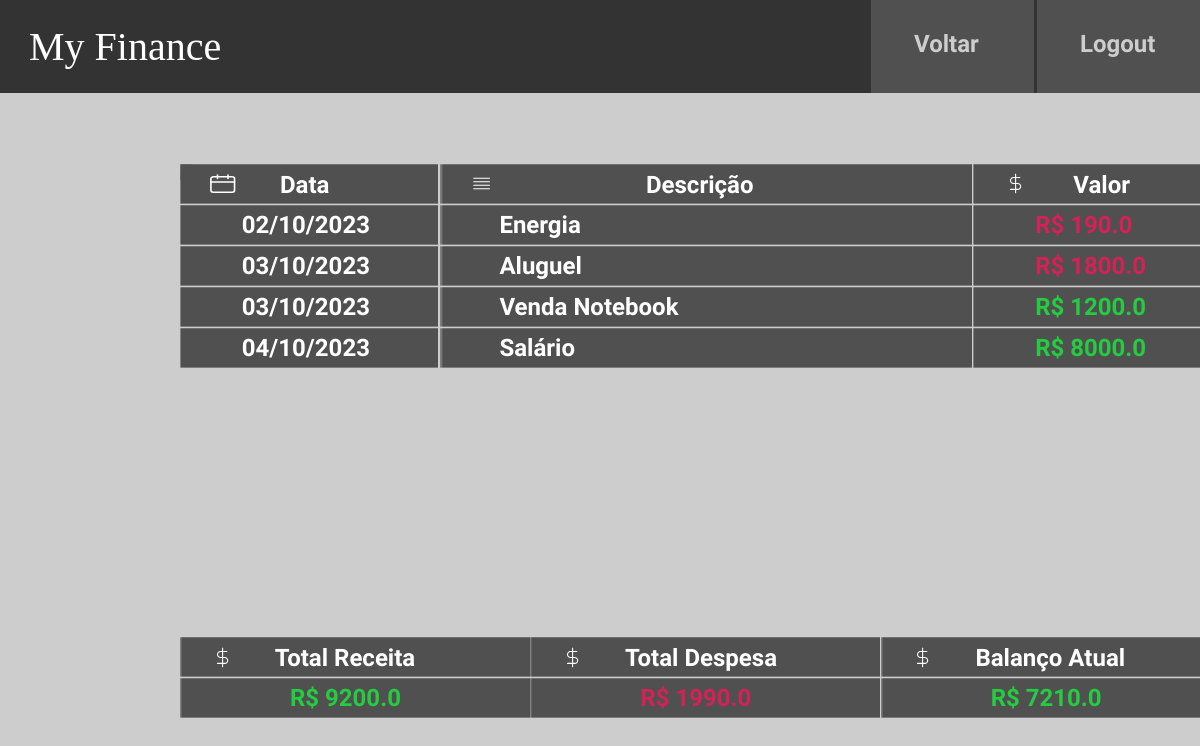
The page /transactions (signed in) on the database its author committed.
### my_finance/database/models.py (models this page shows)
class Transaction(Base):
    __tablename__ = 'transactions'
    id = Column(Integer, primary_key=True)
    amount = Column(Float, nullable=False)
    date = Column(Date, nullable=False)
    description = Column(String(255), nullable=False)
    type = Column(Enum(TransactionType), nullable=False)
    user_id = Column(Integer, ForeignKey('users.id'), nullable=False)
    user = relationship('User', lazy='select')

### my_finance/routers/transactions.py (the view)
@router.get(path="/transactions", summary="Gets the transactions page", tags=["Pages", "Transaction"], response_class=HTMLResponse)
async def get_income(request: Request, email: str = Depends(get_email_for_page)):
    transaction_service = TransactionService()
    transactions, summary = await transaction_service.get_transactions_by_user_email(email=email)
    context = {
        "request": request,
        "email": email,
        "transactions": transactions,
        **summary
    }
    return templates.TemplateResponse("transactions.html", context)

### templates/transactions.html (shortened to what this page needs)
<!DOCTYPE html>
<html lang="english">
<head>
</head>
<body>
    <link rel="stylesheet" href="../static/css/style.css" />
    <div>
        <link href="../static/css/trans_list.css" rel="stylesheet" />
        <div class="trans-list-container">
            <div class="trans-list-trans-list">
                <div class="trans-list-top-nav">
                    <img src="../static/img/topnav524-yls-200h.png" alt="TopNavBar1210"
                        class="trans-list-top-nav-bar" />
                    <span class="trans-list-header-text"><span>My Finance</span></span>
                </div>
                <a href="/">
                    <button class="trans-list-return">
                        <img src="../static/img/topNavButton.svg" alt="ButtonI125" class="trans-list-button" />
                        <span class="trans-list-text04"><span>Voltar</span></span>
                    </button>
                    <a>
                        <form id="logout-form" action="/logout" method="post">
                            <button class="trans-list-logout-button">
                                <img src="../static/img/topNavButton.svg" alt="Button1212" class="trans-list-button1" />
                                <span class="trans-list-text04"><span>Logout</span></span>
                            </button>
                        </form>
                        <div class="trans-list-table">
                            <img src="../static/img/background1821-wtph-600h.png" alt="background1821"
                                class="trans-list-background1" />
                            <div class="trans-list-header">
                                <div class="trans-list-data">
                                    <img src="../static/img/rectangle12i182.png" alt="Rectangle12I182"
                                        class="trans-list-rectangle12" />
                                    <span class="trans-list-text06"><span>Data</span></span>
                                    <img src="../static/img/feathericonsficalendari.svg"
                                        alt="FeatherIconsficalendarI182" class="trans-list-feather-iconsficalendar" />
                                </div>
                                <div class="trans-list-descrio">
                                    <img src="../static/img/rectangle12i182.png" alt="Rectangle12I182"
                                        class="trans-list-rectangle1201" />
                                    <span class="trans-list-text08"><span>Descrição</span></span>
                                    <img src="../static/img/feathericonsfialignjustifyi.svg"
                                        alt="FeatherIconsfialignjustifyI182"
                                        class="trans-list-feather-iconsfialignjustify" />
                                </div>
                                <div class="trans-list-valor">
                                    <img src="../static/img/rectangle12i182.png" alt="Rectangle12I182"
                                        class="trans-list-rectangle1202" />
                                    <span class="trans-list-text10"><span>Valor</span></span>
                                    <img src="../static/img/feathericonsfidollarsigni.svg"
                                        alt="FeatherIconsfidollarsignI182"
                                        class="trans-list-feather-iconsfidollarsign" />
                                </div>
                            </div>
                            {% for row in transactions %}
                            <div class="trans-list-row">
                                <div class="trans-list-data1">
                                    <img src="../static/img/rectangle12i182.png" alt="Rectangle12I182"
                                        class="trans-list-rectangle1209" />
                                    <span class="trans-list-text24"><span>{{ row['date'] }}</span></span>
                                </div>
                                <div class="trans-list-descrio1">
                                    <img src="../static/img/rectangle12i182.png" alt="Rectangle12I182"
                                        class="trans-list-rectangle1210" />
                                    <span class="trans-list-text26"><span>{{ row['description'] }}</span></span>
                                </div>
                                <div class="trans-list-valor1">
                                    <img src="../static/img/rectangle12i182.png" alt="Rectangle12I182"
                                        class="trans-list-rectangle1211" />
                                    {% if row['type'] == "Income" %}
                                    <span class="trans-list-text"><span style="color: rgba(37, 203, 64, 1)">R$ {{
                                            row['amount'] }}</span></span>
                                    {% else %}
                                    <span class="trans-list-text"><span style="color: rgba(211, 34, 87, 1)">R$ {{
                                            row['amount'] }}</span></span>
                                    {% endif %}
                                </div>
                            </div>
                            <form action="/transactions/{{ row['id'] }}/remove" method="post"
                                class="trans-list-remove-form">
                            </form>
                            {% endfor %}
                            <div class="trans-list-footer">
                                <div class="trans-list-footer-colunas">
                                    <div class="trans-list-balano">
                                        <img src="../static/img/rectangle12i182.png" alt="Rectangle121829"
                                            class="trans-list-rectangle1203" />
                                        <span class="trans-list-text12">
                                            <span>Balanço Atual</span>
                                        </span>
                                        <img src="../static/img/feathericonsfidollarsigni.svg"
                                            alt="FeatherIconsfidollarsign1829"
                                            class="trans-list-feather-iconsfidollarsign1" />
                                    </div>
                                    <div class="trans-list-despesa">
                                        <img src="../static/img/rectangle12i182.png" alt="Rectangle121829"
                                            class="trans-list-rectangle1204" />
                                        <span class="trans-list-text14">
                                            <span>Total Despesa</span>
                                        </span>
                                        <img src="../static/img/feathericonsfidollarsigni.svg"
                                            alt="FeatherIconsfidollarsign1829"
                                            class="trans-list-feather-iconsfidollarsign2" />
                                    </div>
                                    <div class="trans-list-receita">
                                        <img src="../static/img/rectangle12i182.png" alt="Rectangle121829"
                                            class="trans-list-rectangle1205" />
                                        <span class="trans-list-text16">
                                            <span>Total Receita</span>
                                        </span>
                                        <img src="../static/img/feathericonsfidollarsigni.svg"
                                            alt="FeatherIconsfidollarsign1829"
                                            class="trans-list-feather-iconsfidollarsign3" />
                                    </div>
                                </div>
                                <div class="trans-list-footer-valores">
                                    <div class="trans-list-balano1">
                                        <img src="../static/img/rectangle12i182.png" alt="Rectangle121829"
                                            class="trans-list-rectangle1206" />
                                        {% if balance_sign == "positive" %}
                                        <span class="trans-list-text02"><span style="color: rgba(37, 203, 64, 1)">R$ {{
                                                balance
                                                }}</span>
                                        {% else %}
                                        <span class="trans-list-text02" style="color: rgba(211, 34, 87, 1)">R$ {{
                                                balance
                                                }}</span>
                                        {% endif %}
                                    </div>
                                    <div class="trans-list-despesa1">
                                        <img src="../static/img/rectangle12i182.png" alt="Rectangle121829"
                                            class="trans-list-rectangle1207" />
                                        <span class="trans-list-text02"><span style="color: rgba(211, 34, 87, 1)">R$ {{
                                                }}</span></span>
                                    </div>
                                    <div class="trans-list-receita1">
                                        <img src="../static/img/rectangle12i182.png" alt="Rectangle121829"
                                            class="trans-list-rectangle1208" />
                                        <span class="trans-list-text02"><span style="color: rgba(37, 203, 64, 1)">R$ {{
                                                total_income
                                                }}</span></span>
                                    </div>
                                </div>
                            </div>
                        </div>
            </div>
        </div>
    </div>
</body>
</html>

### static/css/style.css (style rules this page uses)
:root { --dl-color-gray-500: #595959; --dl-color-gray-700: #999999; --dl-color-gray-900: #D9D9D9; --dl-size-size-large: 144px; --dl-size-size-small: 48px; --dl-color-danger-300: #A22020; --dl-color-danger-500: #BF2626; --dl-color-danger-700: #E14747; --dl-color-gray-black: #000000; --dl-color-gray-white: #FFFFFF; --dl-size-size-medium: 96px; --dl-size-size-xlarge: 192px; --dl-size-size-xsmall: 16px; --dl-space-space-unit: 16px; --dl-color-primary-100: #003EB3; --dl-color-primary-300: #0074F0; --dl-color-primary-500: #14A9FF; --dl-color-primary-700: #85DCFF; --dl-color-success-300: #199033; --dl-color-success-500: #32A94C; --dl-color-success-700: #4CC366; --dl-size-size-xxlarge: 288px; --dl-size-size-maxwidth: 1400px; --dl-radius-radius-round: 50%; --dl-space-space-halfunit: 8px; --dl-space-space-sixunits: 96px; --dl-space-space-twounits: 32px; --dl-radius-radius-radius2: 2px; --dl-radius-radius-radius4: 4px; --dl-radius-radius-radius8: 8px; --dl-space-space-fiveunits: 80px; --dl-space-space-fourunits: 64px; --dl-space-space-threeunits: 48px; --dl-space-space-oneandhalfunits: 24px; }

### templates/transactions.html (style rules this page uses)
html { line-height: 1.15; }
body { margin: 0; }
* { box-sizing: border-box; border-width: 0; border-style: solid; }
p, li, ul, pre, div, h1, h2, h3, h4, h5, h6, figure, blockquote, figcaption { margin: 0; padding: 0; }
button { background-color: transparent; }
button, input, optgroup, select, textarea { font-family: inherit; font-size: 100%; line-height: 1.15; margin: 0; }
button, select { text-transform: none; }
button, [type="button"], [type="reset"], [type="submit"] { -webkit-appearance: button; }
a { color: inherit; text-decoration: inherit; }
img { display: block; }
html { scroll-behavior: smooth }
html { font-family: Inter; font-size: 16px; }
body { font-weight: 400; font-style: normal; text-decoration: none; text-transform: none; letter-spacing: normal; line-height: 1.15; color: var(--dl-color-gray-black); background-color: var(--dl-color-gray-white); }

### rows shown on the page
Transaction: date "02/10/2023", description "Energia"
Transaction: date "03/10/2023", description "Aluguel"
Transaction: date "03/10/2023", description "Venda Notebook", amount "1200.0"
Transaction: date "04/10/2023", description "Salário", amount "8000.0"

### other values the page prints
{{ balance }} "7210.0"
{{ total_income }} "9200.0"
